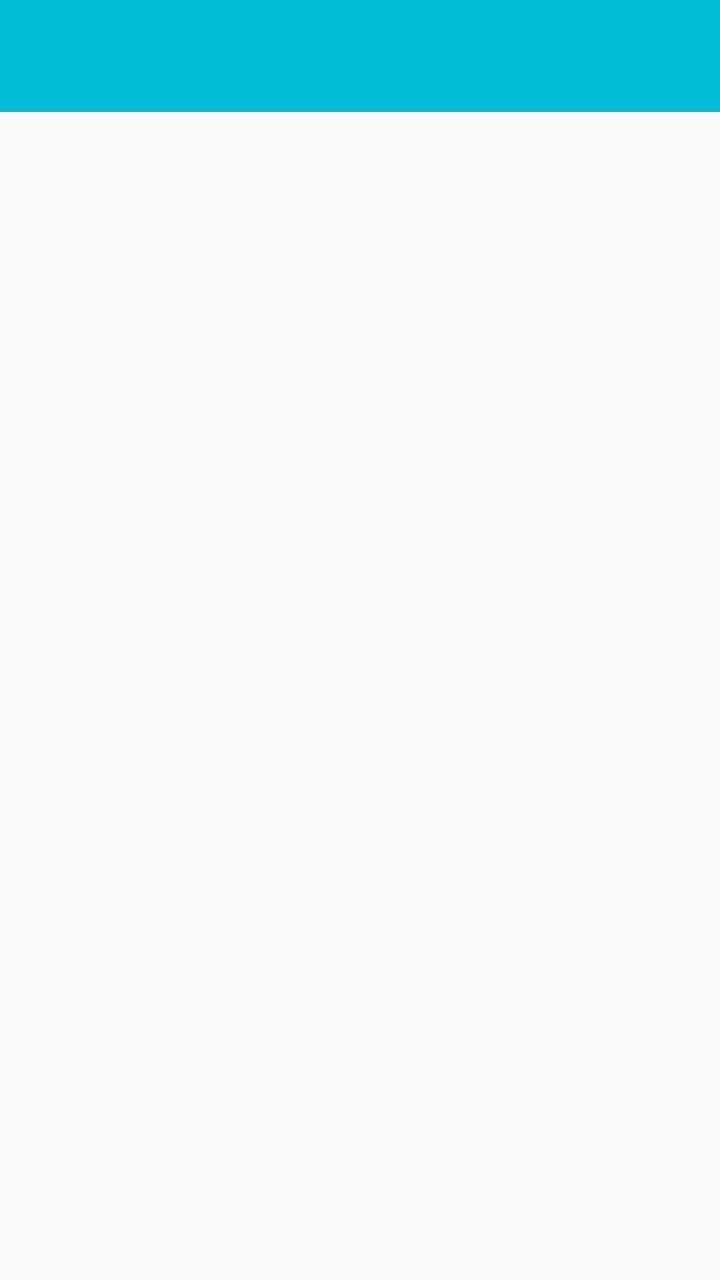
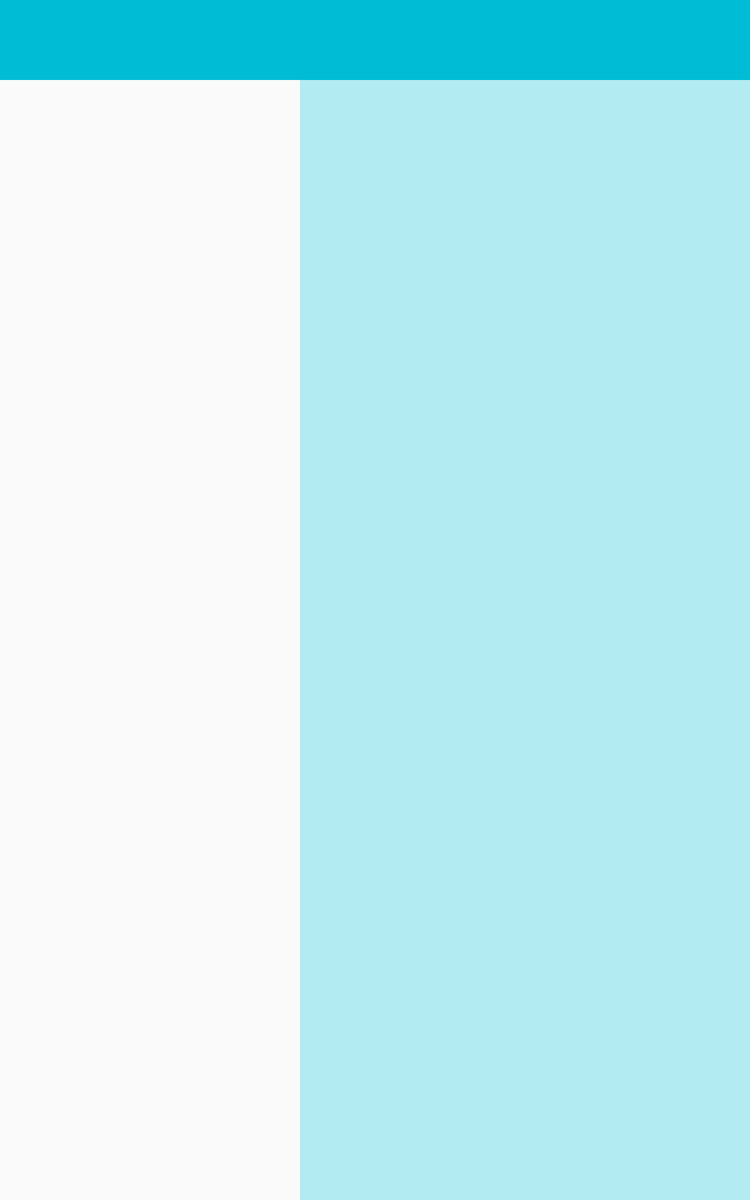

Two renders of one Android screen. The first uses the default layout on a phone; the second uses the alternative layout the repository ships for a different screen configuration, on a matching device. The two XML files are below.
<!-- AndroidManifest.xml: application theme AppTheme -->
<!-- res/layout/activity_tags_list.xml -->
<?xml version="1.0" encoding="utf-8"?>
<LinearLayout xmlns:android="http://schemas.android.com/apk/res/android"
    xmlns:app="http://schemas.android.com/apk/res-auto"
    android:layout_width="match_parent"
    android:layout_height="match_parent"
    android:orientation="vertical">

    <android.support.v7.widget.Toolbar
        android:id="@+id/toolbar"
        android:layout_width="match_parent"
        android:layout_height="?actionBarSize"
        android:background="?attr/colorPrimary"
        android:theme="@style/ThemeOverlay.AppCompat.Dark.ActionBar"
        app:contentInsetStart="72dp"
        app:elevation="4dp"
        app:layout_collapseMode="pin"
        app:navigationIcon="@drawable/ic_arrow_back_white_24dp" />

    <FrameLayout
        android:id="@+id/tags_quote_list_container"
        android:layout_width="match_parent"
        android:layout_height="match_parent"
        app:layout_behavior="android.support.design.widget.AppBarLayout$ScrollingViewBehavior" />
</LinearLayout>
<!-- resources referenced by this layout -->
<resources>
  <style name="AppTheme" parent="Theme.AppCompat.Light.NoActionBar">
          
          <item name="colorPrimary">@color/colorPrimary</item>
          <item name="colorPrimaryDark">@color/colorPrimaryDark</item>
          <item name="colorAccent">@color/colorAccent</item>
          <item name="android:windowContentTransitions">true</item>
          <item name="android:windowActionBarOverlay">true</item>
  
          
          
          
      </style>
  <color name="colorPrimary">#00BCD4</color>
  <color name="colorPrimaryDark">#0097A7</color>
  <color name="colorAccent">#FF5252</color>
</resources>
<!-- res/layout-sw600dp/activity_tags_list.xml (the repository's variant of the layout above) -->
<!-- drawn on a 7-inch tablet held upright -->
<?xml version="1.0" encoding="utf-8"?>
<LinearLayout xmlns:android="http://schemas.android.com/apk/res/android"
    xmlns:app="http://schemas.android.com/apk/res-auto"
    android:layout_width="match_parent"
    android:layout_height="match_parent"
    android:orientation="vertical">

    <android.support.v7.widget.Toolbar
        android:id="@+id/toolbar"
        android:layout_width="match_parent"
        android:layout_height="64dp"
        android:background="?attr/colorPrimary"
        android:theme="@style/ThemeOverlay.AppCompat.Dark.ActionBar"
        app:contentInsetStart="72dp"
        app:navigationIcon="@drawable/ic_arrow_back_white_24dp" />

    <LinearLayout
        android:id="@+id/two_pane_view"
        android:layout_width="match_parent"
        android:layout_height="match_parent"
        android:baselineAligned="false"
        android:divider="?android:attr/dividerHorizontal"
        android:orientation="horizontal">

        <FrameLayout
            android:id="@+id/tags_quote_list_container"
            android:layout_width="0dp"
            android:layout_height="match_parent"
            android:layout_weight="0.4" />

        <FrameLayout
            android:id="@+id/quote_fragment_container"
            android:layout_width="0dp"
            android:layout_height="match_parent"
            android:layout_weight="0.6"
            android:background="@color/colorBackground" />

    </LinearLayout>

</LinearLayout>
<!-- resources referenced by the variant -->
<!-- as a 7-inch tablet held upright resolves them -->
<resources>
  <color name="colorBackground">@color/lightPrimary</color>
  <style name="AppTheme" parent="Theme.AppCompat.Light.NoActionBar">
          
          <item name="colorPrimary">@color/colorPrimary</item>
          <item name="colorPrimaryDark">@color/colorPrimaryDark</item>
          <item name="colorAccent">@color/colorAccent</item>
          <item name="android:windowContentTransitions">true</item>
          <item name="android:windowActionBarOverlay">true</item>
  
          
          
          
      </style>
  <color name="lightPrimary">#B2EBF2</color>
  <color name="colorPrimary">#00BCD4</color>
  <color name="colorPrimaryDark">#0097A7</color>
  <color name="colorAccent">#FF5252</color>
</resources>
